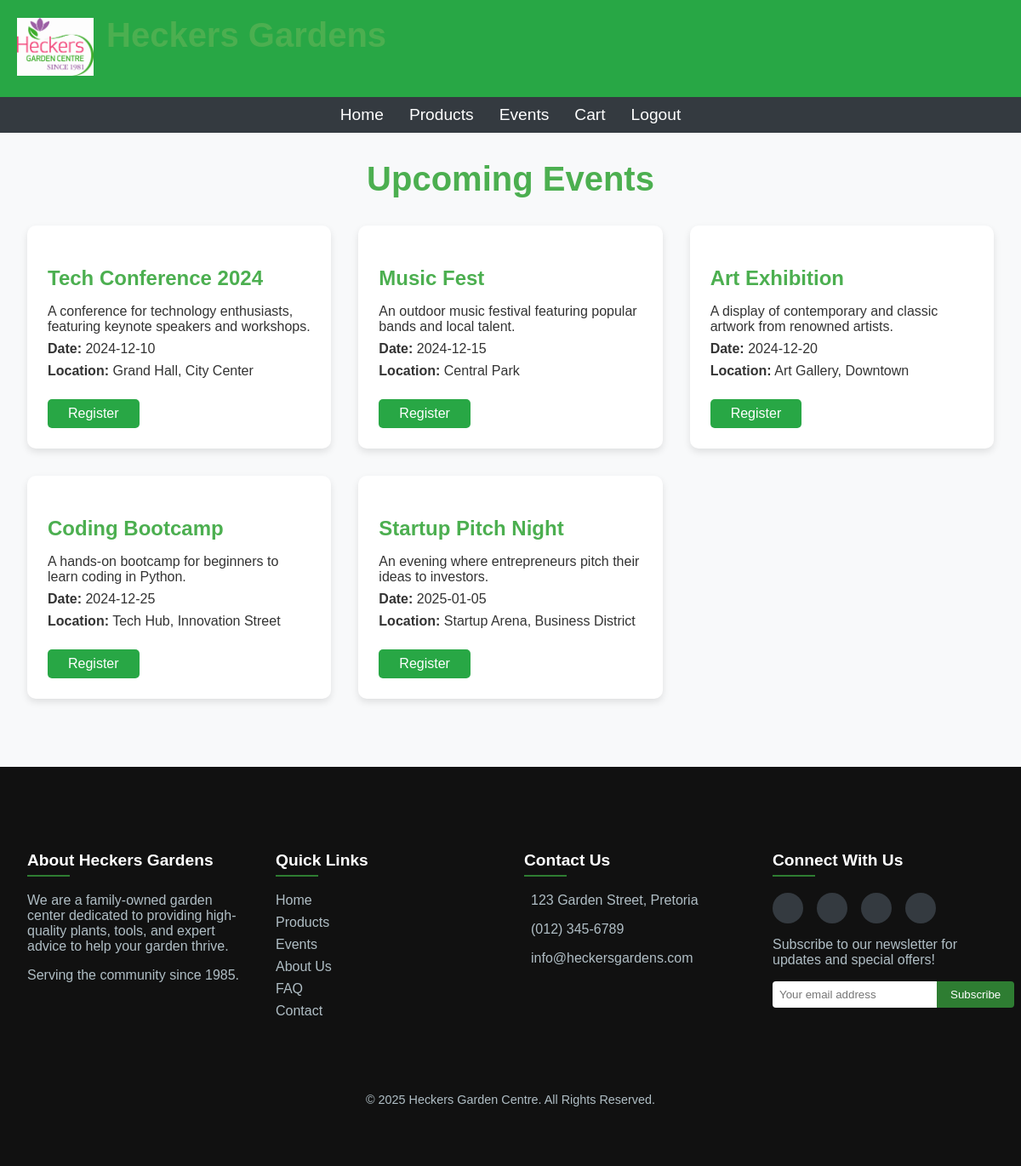
Screenshot of /views/events.php (signed in) with the database file from the repository.
### tables this page shows
CREATE TABLE `events` (
  `event_id` int(11) NOT NULL,
  `name` varchar(255) NOT NULL,
  `description` text DEFAULT NULL,
  `date` date NOT NULL,
  `location` varchar(255) DEFAULT NULL
);

### views/events.php (the view, shortened to what this page needs)
<?php
include '../includes/header.php';
include_once '../database/db_connect.php';
$sql = "SELECT * FROM events ORDER BY date ASC";
$result = $conn->query($sql);
?>
<div class="container">
    <h1>Upcoming Events</h1>
    <div class="events-grid">
        <?php if ($result->num_rows > 0): ?>
            <?php while ($row = $result->fetch_assoc()): ?>
                <div class="event-card">
                    <h3><?php echo htmlspecialchars($row['name']); ?></h3>
                    <p><?php echo htmlspecialchars($row['description']); ?></p>
                    <p><strong>Date:</strong> <?php echo htmlspecialchars($row['date']); ?></p>
                    <p><strong>Location:</strong> <?php echo htmlspecialchars($row['location']); ?></p>
                    <button class="btn btn-success register-btn" data-event-id="<?php echo $row['event_id']; ?>" data-event-name="<?php echo htmlspecialchars($row['name']); ?>">Register</button>
                </div>
            <?php endwhile; ?>
        <?php else: ?>
            <p class="no-events">No upcoming events at the moment. Check back later!</p>
        <?php endif; ?>
    </div>
</div>
<link rel="stylesheet" href="../assets/css/events.css">
<?php include '../includes/footer.php'; ?>

### assets/css/events.css (style rules this page uses)
body { font-family: 'Arial', sans-serif; margin: 0; padding: 0; background-color: #f8f9fa; color: #333; }
.container { max-width: 1200px; margin: 0 auto; padding: 2rem; }
h1 { text-align: center; color: #4caf50; margin-bottom: 2rem; font-size: 2.5rem; }
.events-grid { display: grid; grid-template-columns: repeat(auto-fit, minmax(300px, 1fr)); gap: 2rem; }
.event-card { background: #fff; border-radius: 10px; box-shadow: 0 4px 8px rgba(0, 0, 0, 0.1); padding: 1.5rem; transition: transform 0.3s ease; }
.event-card h3 { color: #4caf50; font-size: 1.5rem; margin-bottom: 1rem; }
.event-card p { margin: 0.5rem 0; }
.event-card .btn { display: inline-block; margin-top: 1rem; padding: 0.5rem 1.5rem; background: #28a745; color: #fff; text-align: center; border: none; border-radius: 5px; cursor: pointer; font-size: 1rem; }

### includes/header.php (style rules this page uses)
body { font-family: 'Arial', sans-serif; margin: 0; padding: 0; background-color: #f8f9fa; color: #333; }
h1 { font-size: 2rem; margin: 0; color: white; }

### rows the page displays
events: name "Tech Conference 2024", description "A conference for technology enthusiasts, featuring keynote speakers and workshops.", date "2024-12-10", location "Grand Hall, City Center"
events: name "Music Fest", description "An outdoor music festival featuring popular bands and local talent.", date "2024-12-15", location "Central Park"
events: name "Art Exhibition", description "A display of contemporary and classic artwork from renowned artists.", date "2024-12-20", location "Art Gallery, Downtown"
events: name "Coding Bootcamp", description "A hands-on bootcamp for beginners to learn coding in Python.", date "2024-12-25", location "Tech Hub, Innovation Street"
events: name "Startup Pitch Night", description "An evening where entrepreneurs pitch their ideas to investors.", date "2025-01-05", location "Startup Arena, Business District"
